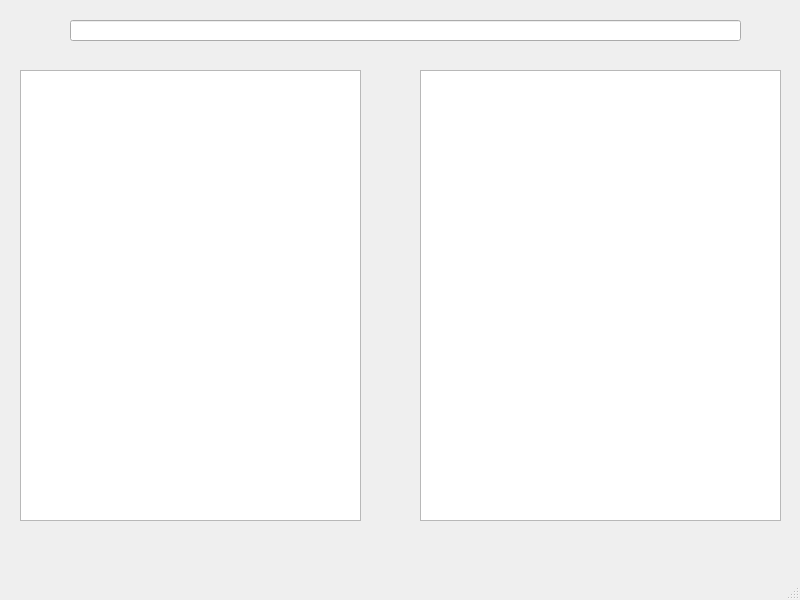
<?xml version="1.0" encoding="UTF-8"?>
<ui version="4.0">
 <class>MainWindow</class>
 <widget class="QMainWindow" name="MainWindow">
  <property name="geometry">
   <rect>
    <x>0</x>
    <y>0</y>
    <width>800</width>
    <height>600</height>
   </rect>
  </property>
  <property name="windowTitle">
   <string>MainWindow</string>
  </property>
  <widget class="QWidget" name="centralwidget">
   <widget class="QTextBrowser" name="textBrowser">
    <property name="geometry">
     <rect>
      <x>20</x>
      <y>70</y>
      <width>341</width>
      <height>451</height>
     </rect>
    </property>
   </widget>
   <widget class="QTextBrowser" name="textBrowser_2">
    <property name="geometry">
     <rect>
      <x>420</x>
      <y>70</y>
      <width>361</width>
      <height>451</height>
     </rect>
    </property>
   </widget>
   <widget class="QLineEdit" name="lineEdit">
    <property name="geometry">
     <rect>
      <x>70</x>
      <y>20</y>
      <width>671</width>
      <height>21</height>
     </rect>
    </property>
   </widget>
  </widget>
  <widget class="QMenuBar" name="menubar">
   <property name="geometry">
    <rect>
     <x>0</x>
     <y>0</y>
     <width>800</width>
     <height>24</height>
    </rect>
   </property>
  </widget>
  <widget class="QStatusBar" name="statusbar"/>
 </widget>
 <resources/>
 <connections/>
</ui>
